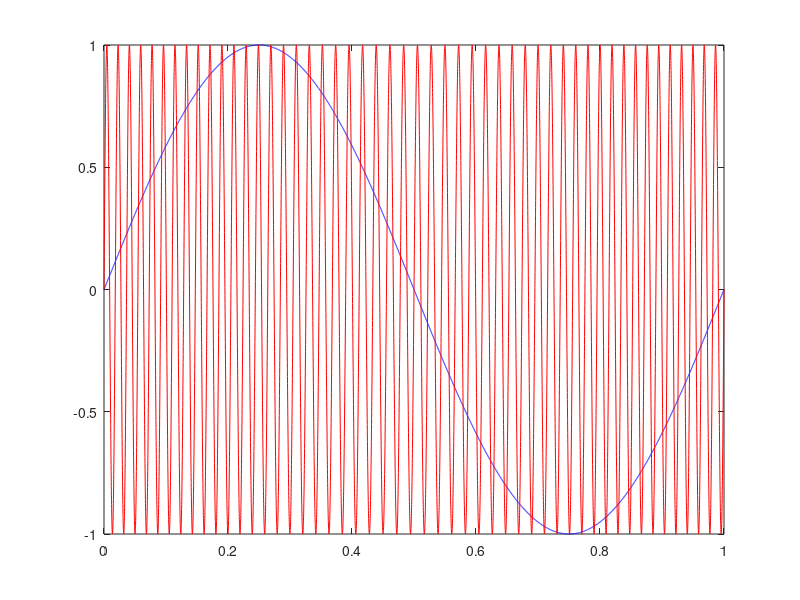
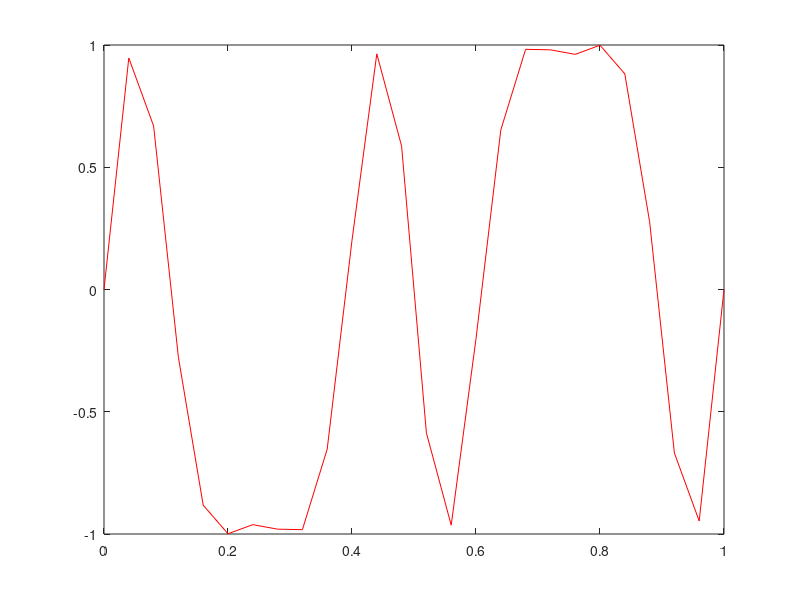
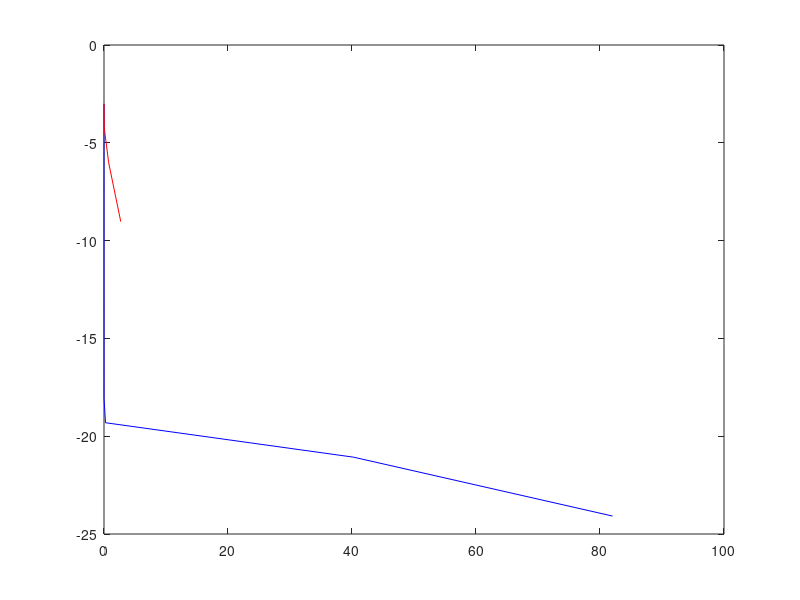

These figures' MATLAB source, in order:
fs1 = 10000; %czestotliwosc probkowania
t1 = 0:1/fs1:1;
fn = 50; %czestotliwosc nosna
fm = 1; %czestotliwosc modulujaca
df = 5; %glebokosc modulacji
x1 = sin(2*pi*fm*t1);
y1 = sin(2*pi*fn*t1+df*sin(2*pi*fm*t1));
plot(t1, x1, "b-")
hold on
plot(t1, y1, "r-")

fs2 = 25;
t2= 0:1/fs2:1;

y2 = sin(2*pi*fn*t2+df*sin(2*pi*fm*t2));
figure
plot(t2, y2, "r-")

% Generowanie widma gęstości mocy
[f1,pxx1] = pwelch(y1);
[f2,pxx2] = pwelch(y2);
% Wyświetlenie widma
figure
plot(f1, 10*log10(pxx1), "b-"); % wykres w skali logarytmicznej
hold on
plot(f2, 10*log10(pxx2), "r-")
